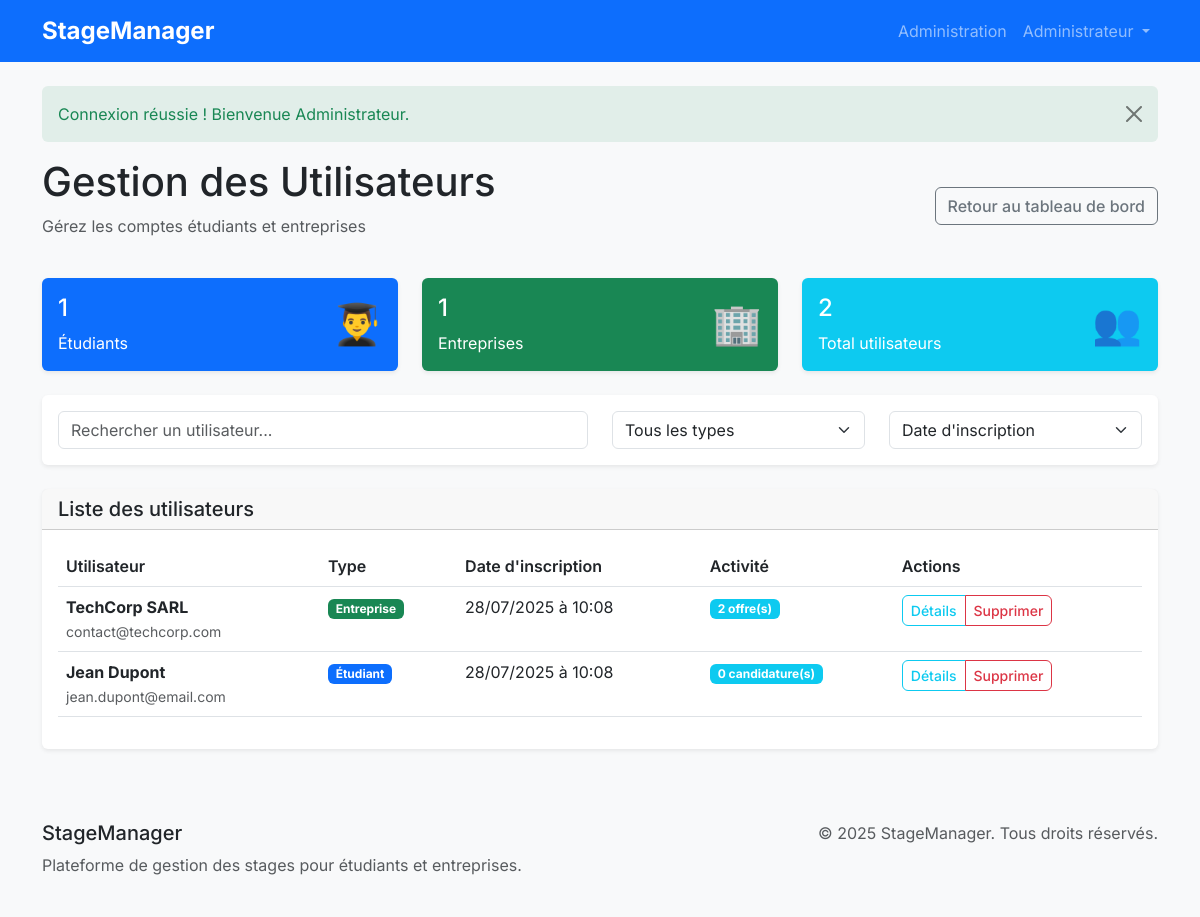
The page /manage_users.php (signed in) on the database its author committed.
### tables this page shows
CREATE TABLE users (
    id INT AUTO_INCREMENT PRIMARY KEY,
    name VARCHAR(255) NOT NULL,
    email VARCHAR(255) UNIQUE NOT NULL,
    password VARCHAR(255) NOT NULL,
    role ENUM('student', 'company', 'admin') NOT NULL,
    created_at TIMESTAMP DEFAULT CURRENT_TIMESTAMP
);

### manage_users.php (the view, shortened to what this page needs)
<?php
require_once 'config/config.php';
require_once 'includes/functions.php';
$stmt = $pdo->prepare("
    SELECT u.*,
           CASE
               WHEN u.role = 'student' THEN (SELECT COUNT(*) FROM applications WHERE student_id = u.id)
               WHEN u.role = 'company' THEN (SELECT COUNT(*) FROM offers WHERE company_id = u.id)
               ELSE 0
           END as activity_count
    FROM users u
    WHERE u.role IN ('student', 'company')
    ORDER BY u.created_at DESC
");
$stmt->execute();
$users = $stmt->fetchAll();
include 'includes/header.php';
?>
<div class="row">
    <div class="col-12">
        <div class="d-flex justify-content-between align-items-center mb-4">
            <div>
                <h1>Gestion des Utilisateurs</h1>
                <p class="text-muted">Gérez les comptes étudiants et entreprises</p>
            </div>
            <div>
                <a href="admin_dashboard.php" class="btn btn-outline-secondary">
                    Retour au tableau de bord
                </a>
            </div>
        </div>
    </div>
</div>
<div class="row mb-4">
    <div class="col-md-4">
        <div class="card bg-primary text-white">
            <div class="card-body">
                <div class="d-flex justify-content-between">
                    <div>
                        <h4><?php echo count(array_filter($users, function($u) { return $u['role'] === 'student'; })); ?></h4>
                        <p class="mb-0">Étudiants</p>
                    </div>
                    <div class="align-self-center">
                        <span class="fs-1">👨‍🎓</span>
                    </div>
                </div>
            </div>
        </div>
    </div>
    <div class="col-md-4">
        <div class="card bg-success text-white">
            <div class="card-body">
                <div class="d-flex justify-content-between">
                    <div>
                        <h4><?php echo count(array_filter($users, function($u) { return $u['role'] === 'company'; })); ?></h4>
                        <p class="mb-0">Entreprises</p>
                    </div>
                    <div class="align-self-center">
                        <span class="fs-1">🏢</span>
                    </div>
                </div>
            </div>
        </div>
    </div>
    <div class="col-md-4">
        <div class="card bg-info text-white">
            <div class="card-body">
                <div class="d-flex justify-content-between">
                    <div>
                        <h4><?php echo count($users); ?></h4>
                        <p class="mb-0">Total utilisateurs</p>
                    </div>
                    <div class="align-self-center">
                        <span class="fs-1">👥</span>
                    </div>
                </div>
            </div>
        </div>
    </div>
</div>
<div class="card mb-4">
    <div class="card-body">
        <div class="row">
            <div class="col-md-6">
                <input type="text" id="searchInput" class="form-control" placeholder="Rechercher un utilisateur...">
            </div>
            <div class="col-md-3">
                <select id="roleFilter" class="form-select">
                    <option value="">Tous les types</option>
                </select>
            </div>
            <div class="col-md-3">
                <select id="sortBy" class="form-select">
                    <option value="created_at">Date d'inscription</option>
                </select>
            </div>
        </div>
    </div>
</div>
<div class="card">
    <div class="card-header">
        <h5 class="mb-0">Liste des utilisateurs</h5>
    </div>
    <div class="card-body">
        <?php if (empty($users)): ?>
            <div class="text-center py-4">
                <span class="fs-1">👥</span>
                <h4 class="mt-3">Aucun utilisateur</h4>
                <p class="text-muted">Il n'y a encore aucun utilisateur inscrit.</p>
            </div>
        <?php else: ?>
            <div class="table-responsive">
                <table class="table table-hover" id="usersTable">
                    <thead>
                        <tr>
                            <th>Utilisateur</th>
                            <th>Type</th>
                            <th>Date d'inscription</th>
                            <th>Activité</th>
                            <th>Actions</th>
                        </tr>
                    </thead>
                    <tbody>
                        <?php foreach ($users as $user): ?>
                            <tr class="user-row"
                                data-name="<?php echo strtolower(sanitize($user['name'])); ?>"
                                data-email="<?php echo strtolower(sanitize($user['email'])); ?>"
                                data-role="<?php echo $user['role']; ?>"
                                data-created="<?php echo $user['created_at']; ?>"
                                data-activity="<?php echo $user['activity_count']; ?>">
                                <td>
                                    <div>
                                        <strong><?php echo sanitize($user['name']); ?></strong>
                                        <br>
                                        <small class="text-muted"><?php echo sanitize($user['email']); ?></small>
                                    </div>
                                </td>
                                <td>
                                    <span class="badge <?php echo $user['role'] === 'student' ? 'bg-primary' : 'bg-success'; ?>">
                                        <?php echo $user['role'] === 'student' ? 'Étudiant' : 'Entreprise'; ?>
                                    </span>
                                </td>
                                <td><?php echo formatDate($user['created_at']); ?></td>
                                <td>
                                    <span class="badge bg-info">
                                        <?php
                                        if ($user['role'] === 'student') {
                                            echo $user['activity_count'] . ' candidature(s)';
                                        } else {
                                            echo $user['activity_count'] . ' offre(s)';
                                        }
                                        ?>
                                    </span>
                                </td>
                                <td>
                                    <div class="btn-group" role="group">
                                        <button type="button" class="btn btn-outline-info btn-sm"
                                                data-bs-toggle="modal"
                                                data-bs-target="#userModal<?php echo $user['id']; ?>">
                                            Détails
                                        </button>
                                        <a href="manage_users.php?delete=1&user_id=<?php echo $user['id']; ?>"
                                           class="btn btn-outline-danger btn-sm btn-delete"
                                           onclick="return confirm('Êtes-vous sûr de vouloir supprimer cet utilisateur ?')">
                                            Supprimer
                                        </a>
                                    </div>
                                </td>
                            </tr>
                        <?php endforeach; ?>
                    </tbody>
                </table>
            </div>
        <?php endif; ?>
    </div>
</div>
<?php include 'includes/footer.php'; ?>

### css/custom.css (style rules this page uses)
:root { --primary-color: #0d6efd; --secondary-color: #6c757d; --success-color: #198754; --danger-color: #dc3545; --warning-color: #ffc107; --info-color: #0dcaf0; --light-color: #f8f9fa; --dark-color: #212529; }
body { font-family: 'Inter', sans-serif; background-color: #f8f9fa; }
.card { border: none; box-shadow: 0 0.125rem 0.25rem rgba(0, 0, 0, 0.075); transition: box-shadow 0.15s ease-in-out; }
.btn { font-weight: 500; border-radius: 0.375rem; }
.form-control, .form-select { border-radius: 0.375rem; }
.table th { border-top: none; font-weight: 600; color: var(--dark-color); }

### rows shown on the page
users: name "TechCorp SARL", email "contact@techcorp.com", role "Entreprise", created_at "28/07/2025 à 10:08", activity_count "2"
users: name "Jean Dupont", email "jean.dupont@email.com", role "Étudiant", created_at "28/07/2025 à 10:08", activity_count "0"

### other values the page prints
$_SESSION['user_name'] "Administrateur"
$_SESSION['flash']['message'] "Connexion réussie ! Bienvenue Administrateur."
count($users) "2"
